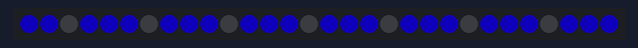
A program run on a simulated CircuitPython board. Shown: 30 RGB LEDs in strip order, left to right. Dim RGB values are drawn brighter than linear.

Above: at 0.66 s.
At 92.5 s:
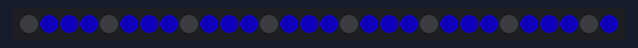

The program:

chase.py
```python
import board
from neopixel import NeoPixel
import time
import random
np = NeoPixel(board.D2, 30, auto_write = False, brightness = 0.3)


def chase(color):
    count = 0
    while True:
        for i in range(np.n):
            np.fill(color)
        for i in range(np.n):
            if (i + count) % 4 == 0:
                np[i] = (0,0,0)

        time.sleep(0.1)
        np.show()
        count += 2
while True:
    chase((22,0,255))
```
